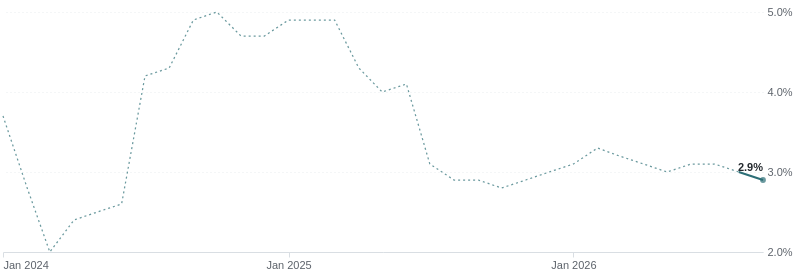

Vega-Lite specification stored for this chart:
### Vega-Lite specification from a JSON file in a GitHub repository (floating-point values rounded to 4 significant figures)
{"$schema": "https://vega.github.io/schema/vega-lite/v6.json", "width": 760, "height": 240, "padding": {"left": 0, "right": 0, "top": 6, "bottom": 0}, "data": {"values": [{"s": "HICP y/y", "role": "accent", "t": "2024-01", "v": 3.7, "ill": true, "joint": false, "prelim": false, "last": false}, {"s": "HICP y/y", "role": "accent", "t": "2024-02", "v": 2.8, "ill": true, "joint": false, "prelim": false, "last": false}, {"s": "HICP y/y", "role": "accent", "t": "2024-03", "v": 2, "ill": true, "joint": false, "prelim": false, "last": false}, {"s": "HICP y/y", "role": "accent", "t": "2024-04", "v": 2.4, "ill": true, "joint": false, "prelim": false, "last": false}, {"s": "HICP y/y", "role": "accent", "t": "2024-05", "v": 2.5, "ill": true, "joint": false, "prelim": false, "last": false}, {"s": "HICP y/y", "role": "accent", "t": "2024-06", "v": 2.6, "ill": true, "joint": false, "prelim": false, "last": false}, {"s": "HICP y/y", "role": "accent", "t": "2024-07", "v": 4.2, "ill": true, "joint": false, "prelim": false, "last": false}, {"s": "HICP y/y", "role": "accent", "t": "2024-08", "v": 4.3, "ill": true, "joint": false, "prelim": false, "last": false}, {"s": "HICP y/y", "role": "accent", "t": "2024-09", "v": 4.9, "ill": true, "joint": false, "prelim": false, "last": false}, {"s": "HICP y/y", "role": "accent", "t": "2024-10", "v": 5, "ill": true, "joint": false, "prelim": false, "last": false}, {"s": "HICP y/y", "role": "accent", "t": "2024-11", "v": 4.7, "ill": true, "joint": false, "prelim": false, "last": false}, {"s": "HICP y/y", "role": "accent", "t": "2024-12", "v": 4.7, "ill": true, "joint": false, "prelim": false, "last": false}, {"s": "HICP y/y", "role": "accent", "t": "2025-01", "v": 4.9, "ill": true, "joint": false, "prelim": false, "last": false}, {"s": "HICP y/y", "role": "accent", "t": "2025-02", "v": 4.9, "ill": true, "joint": false, "prelim": false, "last": false}, {"s": "HICP y/y", "role": "accent", "t": "2025-03", "v": 4.9, "ill": true, "joint": false, "prelim": false, "last": false}, {"s": "HICP y/y", "role": "accent", "t": "2025-04", "v": 4.3, "ill": true, "joint": false, "prelim": false, "last": false}, {"s": "HICP y/y", "role": "accent", "t": "2025-05", "v": 4, "ill": true, "joint": false, "prelim": false, "last": false}, {"s": "HICP y/y", "role": "accent", "t": "2025-06", "v": 4.1, "ill": true, "joint": false, "prelim": false, "last": false}, {"s": "HICP y/y", "role": "accent", "t": "2025-07", "v": 3.1, "ill": true, "joint": false, "prelim": false, "last": false}, {"s": "HICP y/y", "role": "accent", "t": "2025-08", "v": 2.9, "ill": true, "joint": false, "prelim": false, "last": false}, {"s": "HICP y/y", "role": "accent", "t": "2025-09", "v": 2.9, "ill": true, "joint": false, "prelim": false, "last": false}, {"s": "HICP y/y", "role": "accent", "t": "2025-10", "v": 2.8, "ill": true, "joint": false, "prelim": false, "last": false}, {"s": "HICP y/y", "role": "accent", "t": "2025-11", "v": 2.9, "ill": true, "joint": false, "prelim": false, "last": false}, {"s": "HICP y/y", "role": "accent", "t": "2025-12", "v": 3, "ill": true, "joint": false, "prelim": false, "last": false}, {"s": "HICP y/y", "role": "accent", "t": "2026-01", "v": 3.1, "ill": true, "joint": false, "prelim": false, "last": false}, {"s": "HICP y/y", "role": "accent", "t": "2026-02", "v": 3.3, "ill": true, "joint": false, "prelim": false, "last": false}, {"s": "HICP y/y", "role": "accent", "t": "2026-03", "v": 3.2, "ill": true, "joint": false, "prelim": false, "last": false}, {"s": "HICP y/y", "role": "accent", "t": "2026-04", "v": 3.1, "ill": true, "joint": false, "prelim": false, "last": false}, {"s": "HICP y/y", "role": "accent", "t": "2026-05", "v": 3, "ill": true, "joint": false, "prelim": false, "last": false}, {"s": "HICP y/y", "role": "accent", "t": "2026-06", "v": 3.1, "ill": true, "joint": false, "prelim": false, "last": false}, {"s": "HICP y/y", "role": "accent", "t": "2026-07", "v": 3.1, "ill": true, "joint": false, "prelim": false, "last": false}, {"s": "HICP y/y", "role": "accent", "t": "2026-08", "v": 3, "ill": false, "joint": true, "prelim": false, "last": false}, {"s": "HICP y/y", "role": "accent", "t": "2026-09", "v": 2.9, "ill": false, "joint": false, "prelim": false, "last": true}]}, "config": {"font": "Inter Variable, Plus Jakarta Sans, sans-serif", "view": {"stroke": null}, "axis": {"labelFont": "Inter Variable, Plus Jakarta Sans, sans-serif", "labelFontSize": 11, "labelColor": "#5D636B"}}, "encoding": {"x": {"field": "t", "type": "temporal", "title": null, "axis": {"format": "%b %Y", "tickCount": 3, "tickColor": "#D9DEE3", "domainColor": "#D9DEE3", "grid": false, "labelFlush": true}}, "y": {"field": "v", "type": "quantitative", "title": null, "scale": {"zero": false, "nice": true}, "axis": {"format": ".1f", "orient": "right", "gridColor": "#E8ECEF", "gridDash": [1, 3], "domain": false, "ticks": false, "tickCount": 3, "labelPadding": 4, "labelExpr": "datum.label + '%'"}}, "color": {"field": "role", "type": "nominal", "legend": null, "scale": {"domain": ["accent"], "range": ["#2C6E76"]}}}, "layer": [{"transform": [{"filter": "datum.ill || datum.joint"}], "mark": {"type": "line", "strokeWidth": 1.25, "strokeDash": [2, 3], "opacity": 0.7}, "encoding": {"detail": {"field": "s"}}}, {"transform": [{"filter": "!datum.ill"}], "mark": {"type": "line", "strokeWidth": 2}, "encoding": {"detail": {"field": "s"}}}, {"transform": [{"filter": "datum.last"}], "mark": {"type": "point", "filled": true, "size": 34, "strokeWidth": 1.5}, "encoding": {"fill": {"condition": {"test": "datum.prelim", "value": "white"}, "field": "role", "type": "nominal", "scale": {"domain": ["accent"], "range": ["#2C6E76"]}, "legend": null}}}, {"transform": [{"filter": "datum.last"}, {"calculate": "format(datum.v, '.1f') + '%'", "as": "lab"}], "mark": {"type": "text", "align": "right", "baseline": "bottom", "dy": -7, "fontSize": 11, "fontWeight": 600, "font": "Inter Variable, Plus Jakarta Sans, sans-serif"}, "encoding": {"text": {"field": "lab"}, "color": {"condition": {"test": "datum.role === 'context'", "value": "#5D636B"}, "value": "#24292E"}}}]}
